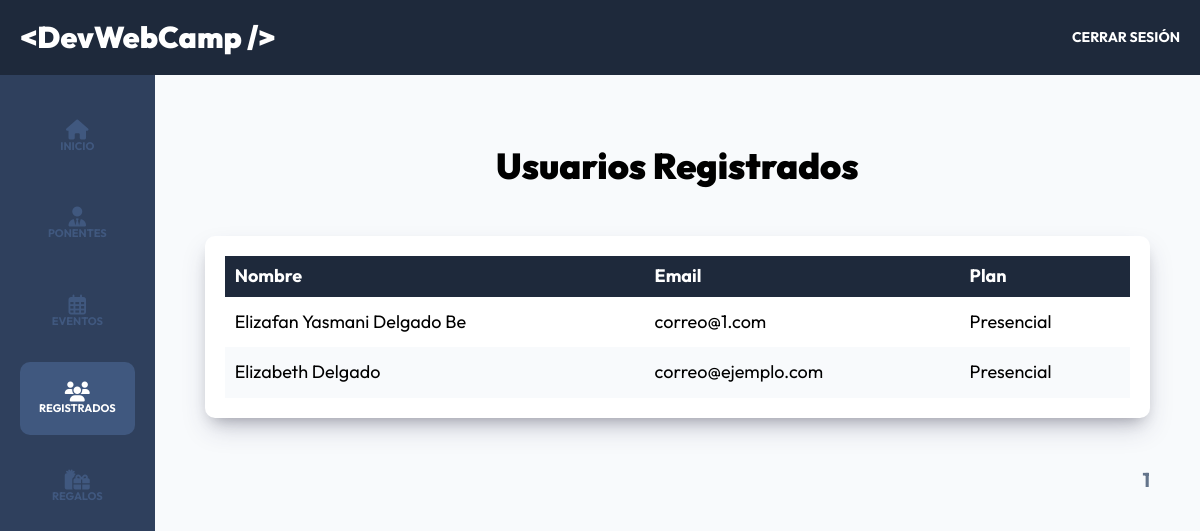
Page /admin/registrados?page=1 (signed in) on the committed database.
### tables this page shows
CREATE TABLE `registros` (
  `id` int(11) NOT NULL AUTO_INCREMENT,
  `paquete_id` int(11) DEFAULT NULL,
  `pago_id` varchar(30) DEFAULT NULL,
  `token` varchar(8) DEFAULT NULL,
  `usuario_id` int(11) DEFAULT NULL,
  PRIMARY KEY (`id`),
  KEY `usuarioId` (`usuario_id`),
  KEY `paquete_id` (`paquete_id`),
  CONSTRAINT `registros_ibfk_1` FOREIGN KEY (`usuario_id`) REFERENCES `usuarios` (`id`),
  CONSTRAINT `registros_ibfk_2` FOREIGN KEY (`paquete_id`) REFERENCES `paquetes` (`id`)
);

CREATE TABLE `usuarios` (
  `id` int(11) NOT NULL AUTO_INCREMENT,
  `nombre` varchar(40) DEFAULT NULL,
  `apellido` varchar(40) DEFAULT NULL,
  `email` varchar(40) DEFAULT NULL,
  `password` varchar(60) DEFAULT NULL,
  `confirmado` tinyint(1) DEFAULT NULL,
  `token` varchar(13) DEFAULT NULL,
  `admin` tinyint(1) DEFAULT NULL,
  PRIMARY KEY (`id`)
);

CREATE TABLE `paquetes` (
  `id` int(11) NOT NULL AUTO_INCREMENT,
  `nombre` varchar(30) DEFAULT NULL,
  PRIMARY KEY (`id`)
);

### controllers/RegistradosController.php (called while the page is built, shortened)
<?php
class RegistradosController
{
    public static function index(Router $router)
    {
        $paginacion = self::generarPaginacion($_GET['page'], 10);
        $registros = Registro::all();
        foreach ($registros as $registro) {
            $registro->usuario = Usuario::find($registro->usuario_id);
            $registro->paquete = Paquete::find($registro->paquete_id);
        }
        $router->render('admin/registrados/index', [
            'titulo' => 'Usuarios Registrados',
            'registros' => $registros,
            'paginacion' => $paginacion
        ]);
    }
    private static function generarPaginacion($numeroPagina, $registrosPorPagina)
    {
        $pagina_actual = filter_var($numeroPagina, FILTER_VALIDATE_INT);
        $total_registros = Registro::total();
        $paginacion = new Paginacion($pagina_actual, $registrosPorPagina, $total_registros);
        return $paginacion;
    }
}

### public/index.php (called while the page is built, shortened)
<?php
$router = new Router();
$router->get('/login', [AuthController::class, 'login']);
$router->post('/login', [AuthController::class, 'login']);
$router->post('/logout', [AuthController::class, 'logout']);
$router->get('/registro', [AuthController::class, 'registro']);
$router->post('/registro', [AuthController::class, 'registro']);
$router->get('/olvide', [AuthController::class, 'olvide']);
$router->post('/olvide', [AuthController::class, 'olvide']);
$router->get('/reestablecer', [AuthController::class, 'reestablecer']);
$router->post('/reestablecer', [AuthController::class, 'reestablecer']);
$router->get('/mensaje', [AuthController::class, 'mensaje']);
$router->get('/confirmar-cuenta', [AuthController::class, 'confirmar']);
$router->get('/admin/dashboard', [DashboardController::class, 'index']);
$router->get('/admin/ponentes', [PonentesController::class, 'index']);
$router->get('/admin/ponentes/crear', [PonentesController::class, 'crear']);
$router->post('/admin/ponentes/crear', [PonentesController::class, 'crear']);
$router->get('/admin/ponentes/editar', [PonentesController::class, 'editar']);
$router->post('/admin/ponentes/editar', [PonentesController::class, 'editar']);
$router->post('/admin/ponentes/eliminar', [PonentesController::class, 'eliminar']);
$router->get('/admin/eventos', [EventosController::class, 'index']);
$router->get('/admin/eventos/crear', [EventosController::class, 'crear']);
$router->post('/admin/eventos/crear', [EventosController::class, 'crear']);
$router->get('/admin/eventos/editar', [EventosController::class, 'editar']);
$router->post('/admin/eventos/editar', [EventosController::class, 'editar']);
$router->post('/admin/eventos/eliminar', [EventosController::class, 'eliminar']);
$router->get('/api/eventos-horario', [APIEventos::class, 'index']);
$router->get('/api/ponentes', [APIPonentes::class, 'index']);
$router->get('/api/ponente', [APIPonentes::class, 'ponente']);
$router->get('/api/regalos', [APIRegalos::class, 'index']);
$router->get('/admin/registrados', [RegistradosController::class, 'index']);
$router->get('/admin/regalos', [RegalosController::class, 'index']);
$router->get('/', [PaginasController::class, 'index']);
$router->get('/devwebcamp', [PaginasController::class, 'evento']);
$router->get('/paquetes', [PaginasController::class, 'paquetes']);
$router->get('/workshops-conferencias', [PaginasController::class, 'conferencias']);
$router->get('/404', [PaginasController::class, 'error']);
$router->get('/finalizar-registro', [RegistroController::class, 'crear']);
$router->post('/finalizar-registro/gratis', [RegistroController::class, 'gratis']);
$router->post('/finalizar-registro/pagar', [RegistroController::class, 'pagar']);
$router->get('/finalizar-registro/conferencias', [RegistroController::class, 'conferencias']);
$router->post('/finalizar-registro/conferencias', [RegistroController::class, 'conferencias']);
$router->get('/boleto', [RegistroController::class, 'boleto']);
$router->comprobarRutas();

### models/ActiveRecord.php (called while the page is built, shortened)
<?php
class ActiveRecord
{
    protected static $db;
    protected static $tabla = '';
    public static function setDB($database)
    {
        self::$db = $database;
    }
    public static function consultarSQL($query)
    {
        $resultado = self::$db->query($query);
        $array = [];
        while ($registro = $resultado->fetch_assoc()) {
            $array[] = static::crearObjeto($registro);
        }
        return $array;
    }
    protected static function crearObjeto($registro)
    {
        $objeto = new static;
        foreach ($registro as $key => $value) {
            if (property_exists($objeto, $key)) {
                $objeto->$key = $value;
            }
        }
        return $objeto;
    }
    public static function all($order = 'ASC')
    {
        $query = "SELECT * FROM " . static::$tabla . " ORDER BY id $order";
        $resultado = self::consultarSQL($query);
        return $resultado;
    }
    public static function find($id)
    {
        $query = "SELECT * FROM " . static::$tabla  . " WHERE id = $id";
        $resultado = self::consultarSQL($query);
        return array_shift($resultado);
    }
    public static function total($columna = "", $valor = ''): int
    {
        $query = 'SELECT COUNT(*) FROM ' . static::$tabla;
        $resultado = self::$db->query($query);
        $total = $resultado->fetch_array();
        return array_shift($total);
    }
}

### views/admin/registrados/index.php (the view)
<h2 class="dashboard__heading"><?php echo $titulo ?></h2>
<div class="dashboard__contenedor">
    <?php if (!empty($registros)) { ?>
        <table class="table">
            <thead class="table__thead">
                <tr>
                    <th scope="col" class="table__th">Nombre</th>
                    <th scope="col" class="table__th">Email</th>
                    <th scope="col" class="table__th">Plan</th>
                </tr>
            </thead>
            <tbody class="table__tbody">
                <?php foreach ($registros as $registro) {  ?>
                    <tr class="table__tr">
                        <td class="table__td">
                            <?php echo $registro->usuario->nombre . " " . $registro->usuario->apellido; ?>
                        </td>
                        <td class="table__td">
                            <?php echo $registro->usuario->email; ?>
                        </td>
                        <td class="table__td">
                            <?php echo $registro->paquete->nombre; ?>
                        </td>
                    </tr>
                <?php } ?>
            </tbody>
        </table>
    <?php } else { ?>
        <p class="text-center">No Hay Registros Aún.</p>
    <?php } ?>
</div>
<?php
echo $paginacion->paginacion();
?>

### public/build/css/app.css (style rules this page uses)
html { line-height: 1.15; -webkit-text-size-adjust: 100%; }
body { margin: 0; }
html { font-size: 62.5%; box-sizing: border-box; height: 100%; }
*, *:before, *:after { box-sizing: inherit; }
body { font-family: "Outfit", sans-serif; font-size: 1.8rem; }
h1, h2, h3 { font-family: "Outfit", sans-serif; font-weight: 900; margin: 2rem 0; }
h2 { font-size: 3.6rem; }
[class$=__heading] { font-family: "Outfit", sans-serif; font-weight: 900; margin: 2rem 0; margin: 6rem 0 3rem 0; text-align: center; }
.dashboard { height: 100%; display: flex; flex-direction: column; background-color: #F8FAFC; }
.dashboard__contenedor, .dashboard__formulario { box-shadow: rgba(50, 50, 93, 0.25) 0px 13px 27px -5px, rgba(0, 0, 0, 0.3) 0px 8px 16px -8px; background-color: #FFFFFF; padding: 2rem; border-radius: 1rem; margin-top: 5rem; }
.table { width: 100%; border-collapse: collapse; }
.table__thead { background-color: #1E293B; color: #FFFFFF; }
.table__th { padding: 1rem; text-align: left; }
.table__tr:nth-child(even) { background-color: #F8FAFC; }
.table__td, .table__td--acciones { padding: 1.5rem 1rem; }

### rows in the picture
registros: usuario.nombre "Elizafan Yasmani", usuario.apellido "Delgado Be", usuario.email "correo@1.com", paquete.nombre "Presencial"
registros: usuario.nombre "Elizabeth", usuario.apellido "Delgado", usuario.email "correo@ejemplo.com", paquete.nombre "Presencial"

### other values in the picture
$titulo "Usuarios Registrados"
